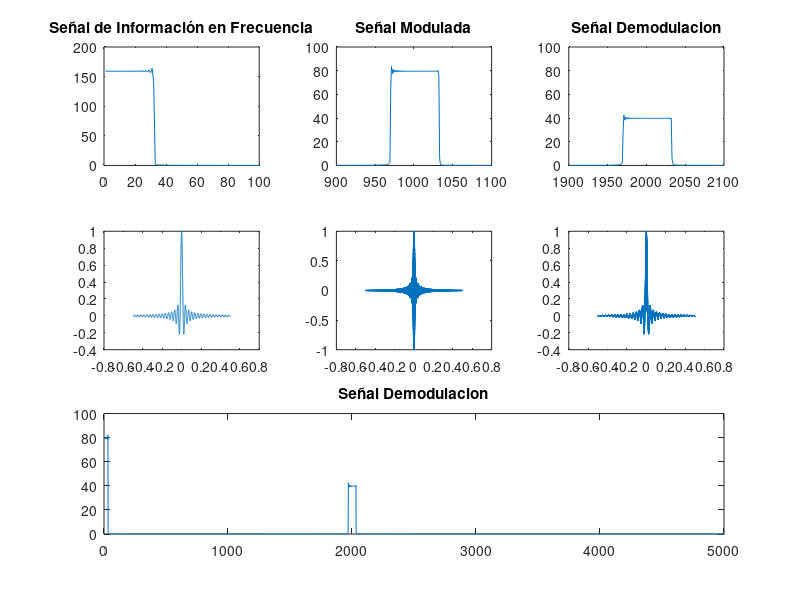

Reproduce this figure in MATLAB. (Note: this script raises an error after producing the figure.)
tic
tiempo = -0.5:1/1e4:0.5;frecuenciaInformacion = 10;
frecuenciaModulacion = 1e3;

informacion = sinc(2*pi*tiempo*frecuenciaInformacion);
portadora = cos(2*pi*tiempo*frecuenciaModulacion);

senalModulada = portadora.*informacion;

espectroInformacion = fft(informacion);
espectroPortadora = fft(portadora);
espectroSenal = fft(senalModulada);


senalDemodulada = senalModulada.*portadora;
espectroSenalDemodulada = fft(senalDemodulada);

figure(1)
subplot(3,3,1)
plot(abs(espectroInformacion)); hold on; title('Señal de Información en Frecuencia')
hold off; xlim([0 100]);
subplot(3,3,2)
plot(abs(espectroSenal));
xlim([900 1100]); hold off; title('Señal Modulada')
subplot(3,3,3)
plot(abs(espectroSenalDemodulada));title('Señal Demodulacion')
xlim([1900 2100]); hold off;
subplot(3,3,4)
plot(tiempo, informacion)
subplot(3,3,5)
plot(tiempo, senalModulada)
subplot(3,3,6)
plot(tiempo, senalDemodulada)
subplot(3,3,7:9)
plot(abs(espectroSenalDemodulada));title('Señal Demodulacion');
xlim([0 5000])
figure(2)
lowpass(senalDemodulada,0.25);


toc